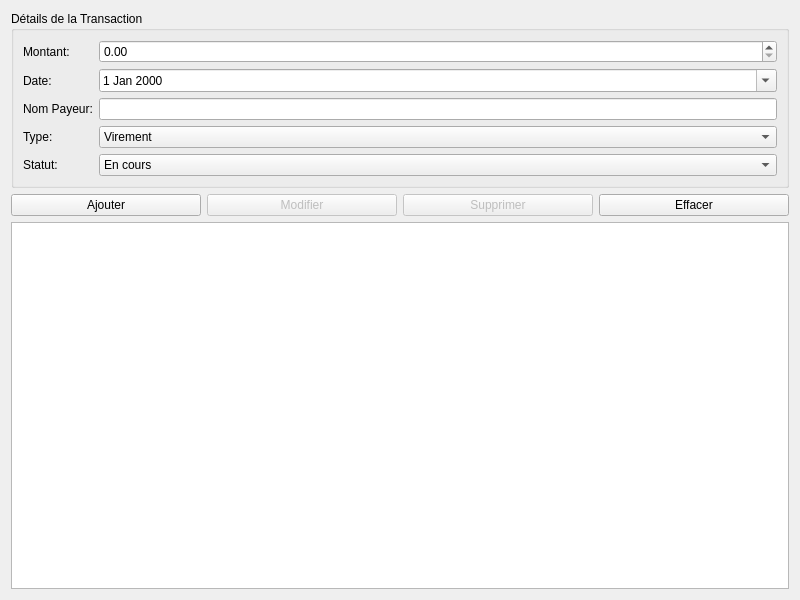
<?xml version="1.0" encoding="UTF-8"?>
<ui version="4.0">
 <class>TransactionWidget</class>
 <widget class="QWidget" name="TransactionWidget">
  <property name="geometry">
   <rect>
    <x>0</x>
    <y>0</y>
    <width>800</width>
    <height>600</height>
   </rect>
  </property>
  <property name="windowTitle">
   <string>Gestion des Transactions</string>
  </property>
  <layout class="QVBoxLayout" name="verticalLayout">
   <item>
    <widget class="QGroupBox" name="groupBox">
     <property name="title">
      <string>Détails de la Transaction</string>
     </property>
     <layout class="QGridLayout" name="gridLayout">
      <item row="0" column="0">
       <widget class="QLabel" name="label">
        <property name="text">
         <string>Montant:</string>
        </property>
       </widget>
      </item>
      <item row="0" column="1">
       <widget class="QDoubleSpinBox" name="montantSpinBox">
        <property name="maximum">
         <double>1000000.000000000000000</double>
        </property>
       </widget>
      </item>
      <item row="1" column="0">
       <widget class="QLabel" name="label_2">
        <property name="text">
         <string>Date:</string>
        </property>
       </widget>
      </item>
      <item row="1" column="1">
       <widget class="QDateEdit" name="dateEdit">
        <property name="calendarPopup">
         <bool>true</bool>
        </property>
       </widget>
      </item>
      <item row="2" column="0">
       <widget class="QLabel" name="label_3">
        <property name="text">
         <string>Nom Payeur:</string>
        </property>
       </widget>
      </item>
      <item row="2" column="1">
       <widget class="QLineEdit" name="nomPayeurEdit"/>
      </item>
      <item row="3" column="0">
       <widget class="QLabel" name="label_4">
        <property name="text">
         <string>Type:</string>
        </property>
       </widget>
      </item>
      <item row="3" column="1">
       <widget class="QComboBox" name="typeComboBox">
        <item>
         <property name="text">
          <string>Virement</string>
         </property>
        </item>
        <item>
         <property name="text">
          <string>Cheque</string>
         </property>
        </item>
        <item>
         <property name="text">
          <string>Especes</string>
         </property>
        </item>
       </widget>
      </item>
      <item row="4" column="0">
       <widget class="QLabel" name="label_5">
        <property name="text">
         <string>Statut:</string>
        </property>
       </widget>
      </item>
      <item row="4" column="1">
       <widget class="QComboBox" name="statutComboBox">
        <item>
         <property name="text">
          <string>En cours</string>
         </property>
        </item>
        <item>
         <property name="text">
          <string>Termine</string>
         </property>
        </item>
        <item>
         <property name="text">
          <string>Annule</string>
         </property>
        </item>
       </widget>
      </item>
     </layout>
    </widget>
   </item>
   <item>
    <layout class="QHBoxLayout" name="horizontalLayout">
     <item>
      <widget class="QPushButton" name="ajouterButton">
       <property name="text">
        <string>Ajouter</string>
       </property>
      </widget>
     </item>
     <item>
      <widget class="QPushButton" name="modifierButton">
       <property name="enabled">
        <bool>false</bool>
       </property>
       <property name="text">
        <string>Modifier</string>
       </property>
      </widget>
     </item>
     <item>
      <widget class="QPushButton" name="supprimerButton">
       <property name="enabled">
        <bool>false</bool>
       </property>
       <property name="text">
        <string>Supprimer</string>
       </property>
      </widget>
     </item>
     <item>
      <widget class="QPushButton" name="clearButton">
       <property name="text">
        <string>Effacer</string>
       </property>
      </widget>
     </item>
    </layout>
   </item>
   <item>
    <widget class="QTableView" name="tableView">
     <property name="selectionMode">
      <enum>QAbstractItemView::SingleSelection</enum>
     </property>
     <property name="selectionBehavior">
      <enum>QAbstractItemView::SelectRows</enum>
     </property>
    </widget>
   </item>
  </layout>
 </widget>
 <resources/>
 <connections/>
</ui>
